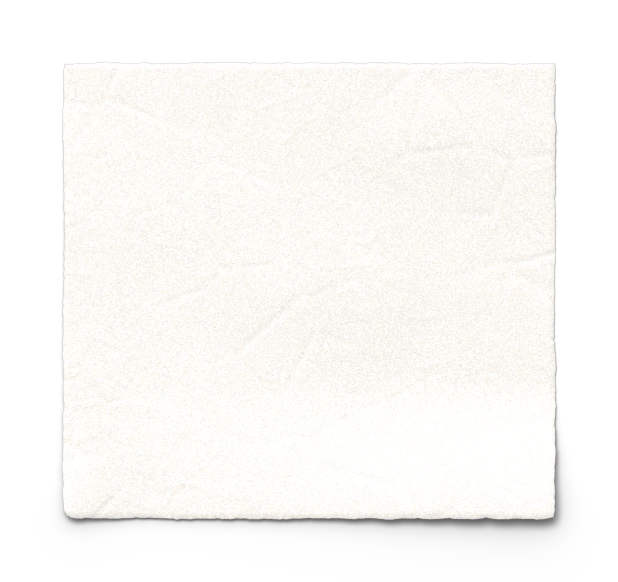
#> input picture src/assets/sheets/paper-a-left-point@1x.webp, 618 x 582 px
$ python make-stationery.py ../../src/assets/sheets/paper-a-left-point@1x.webp out.png
#> lines starting #> are read from the running program, lines starting #| are printed output that depends on the picture; after the words box and inside, x2 and y2 are one past the last pixel; in counts of white or black regions, pixels touching at a corner belong together
#!/usr/bin/env python3
"""从参考图逐件抠出卡片上的六件文具。

参考图不随仓库分发；产物已提交入库，只有需要重新抠图时才用得上这个脚本。

    python3 scripts/assets/make-stationery.py <参考图.png> [输出目录]

原理：背景（纸面/墙面）近乎纯白且平滑，观测到的像素是
    obs = a * F + (1 - a) * B
先逐行估计出背景场 B，再解出 a 与 F。半透明的胶带与不透明的金属件用同一套
公式，不需要分别处理。

裁切框与要抹掉的干扰（相邻卡片的边、压在文具下面的墨迹）写死在文件末尾，
它们是针对这一张参考图量出来的坐标。

依赖：numpy、Pillow
"""

import os
import sys

import numpy as np
from PIL import Image

SRC = sys.argv[1] if len(sys.argv) > 1 else "paper.png"
OUT = sys.argv[2] if len(sys.argv) > 2 else "public/assets/paper/stationery"
os.makedirs(OUT, exist_ok=True)

img = Image.open(SRC).convert("RGB")
RGB = np.asarray(img, dtype=np.float32)


def dilate(mask, r):
    out = mask.copy()
    for dy in range(-r, r + 1):
        for dx in range(-r, r + 1):
            out |= np.roll(np.roll(mask, dy, axis=0), dx, axis=1)
    return out


def label(mask):
    """4 邻接连通域标记（这些裁切都很小，BFS 足够快）"""
    h, w = mask.shape
    lab = np.zeros((h, w), dtype=np.int32)
    cur = 0
    for sy in range(h):
        for sx in range(w):
            if not mask[sy, sx] or lab[sy, sx]:
                continue
            cur += 1
            stack = [(sy, sx)]
            lab[sy, sx] = cur
            while stack:
                y, x = stack.pop()
                for dy, dx in ((1, 0), (-1, 0), (0, 1), (0, -1)):
                    ny, nx = y + dy, x + dx
                    if 0 <= ny < h and 0 <= nx < w and mask[ny, nx] and not lab[ny, nx]:
                        lab[ny, nx] = cur
                        stack.append((ny, nx))
    return lab, cur


def drop_paper_edge(mask):
    """剔除横穿整幅的细长条——那是卡片的撕边线，不是文具。

    这些文具都压在纸的上缘，裁切框里必然带进一段纸边。它的特征很稳定：
    宽度接近整幅、高度只有几像素。按这个形状特征剔除，比手工画遮罩稳。
    """
    lab, n = label(mask)
    h, w = mask.shape
    out = mask.copy()
    for i in range(1, n + 1):
        sel = lab == i
        ys, xs = np.nonzero(sel)
        bh, bw = ys.max() - ys.min() + 1, xs.max() - xs.min() + 1
        if bw > 0.75 * w and bh <= max(6, h * 0.10):
            out[sel] = False
    return out


def keep_main(mask, min_frac=0.06):
    """只保留主体连通域（及与它相连的投影），丢掉零散残迹"""
    lab, n = label(mask)
    if n == 0:
        return mask
    areas = [(int((lab == i).sum()), i) for i in range(1, n + 1)]
    areas.sort(reverse=True)
    biggest = areas[0][0]
    out = np.zeros_like(mask)
    for a, i in areas:
        if a >= max(biggest * 0.25, mask.size * min_frac * 0.1):
            out |= lab == i
    return out


def propagate_color(fg, seed_mask, rounds=14):
    """把 seed 区域的颜色向外扩散，填掉柔边上的颜色。

    柔边像素解混出来的颜色接近纸的颜色（浅），只在浅底上成立，换到深一点的底色
    就成了物件外面一圈发光的白边。让柔边继承物件本体的颜色，浅底上依然是自然的
    软边，深底上则因为颜色本身就深而隐去——这才是真实物体该有的样子。
    """
    out = fg.copy()
    known = seed_mask.copy()
    for _ in range(rounds):
        if known.all():
            break
        acc = np.zeros_like(out)
        cnt = np.zeros(out.shape[:2], dtype=np.float32)
        for dy, dx in ((1, 0), (-1, 0), (0, 1), (0, -1), (1, 1), (1, -1), (-1, 1), (-1, -1)):
            k = np.roll(np.roll(known, dy, axis=0), dx, axis=1)
            v = np.roll(np.roll(out, dy, axis=0), dx, axis=1)
            acc += v * k[..., None]
            cnt += k
        grow = (cnt > 0) & ~known
        out[grow] = (acc[grow] / cnt[grow][..., None])
        known |= grow
    return out


def row_background(crop, mask):
    """逐行估计背景。

    这里的背景不是一个常数：每件文具都压在卡片的上缘，裁切框里同时有墙
    （灰度 ~241）和纸（~247），中间是一道**水平**的亮度台阶。按列取中位数会把
    台阶两侧混在一起，纸边于是被当成物件抠了出来——那正是第一版的失败原因。
    台阶是水平的，所以逐行取中位数天然贴合它；整行都被物件盖住时（横贴的胶带）
    再纵向插值补齐，误差最多 6 个灰阶，落到半透明胶带上不到 3 阶。
    """
    h, w, _ = crop.shape
    bg = np.full((h, 3), np.nan, dtype=np.float32)
    for y in range(h):
        free = ~mask[y]
        if free.sum() >= 5:
            bg[y] = np.median(crop[y, free], axis=0)
    for ch in range(3):
        col = bg[:, ch]
        ok = ~np.isnan(col)
        if ok.sum() == 0:
            col[:] = 247.0
        else:
            col[:] = np.interp(np.arange(h), np.flatnonzero(ok), col[ok])
    return np.repeat(bg[:, None, :], w, axis=1)


def extract(name, box, *, thresh=6.0, kill=(), keep=None, grow=2, feather=True, scale=2,
            core_frac=0.45, halo=3, trim=True):
    """box=(x0,y0,x1,y1) 取自 paper.png；kill 是要抹掉的墨迹矩形（crop 内坐标）"""
    x0, y0, x1, y1 = box
    crop = RGB[y0:y1, x0:x1].copy()
    h, w, _ = crop.shape

    # 抹掉不属于该物件的墨迹：用邻近背景填充，免得它们被当成物件的一部分
    for kx0, ky0, kx1, ky1 in kill:
        patch = crop[max(0, ky0 - 3):ky1 + 3, max(0, kx0 - 3):kx1 + 3]
        fill = np.percentile(patch.reshape(-1, 3), 88, axis=0)
        crop[ky0:ky1, kx0:kx1] = fill

    # 初始背景：四周边框环的高分位（取亮侧，避开渗进环里的物件阴影）
    ring = np.concatenate([crop[:3].reshape(-1, 3), crop[-3:].reshape(-1, 3),
                           crop[:, :3].reshape(-1, 3), crop[:, -3:].reshape(-1, 3)])
    bg = np.tile(np.percentile(ring, 70, axis=0), (h, w, 1)).astype(np.float32)

    for _ in range(3):
        dev = np.abs(crop - bg).max(axis=2)
        mask = dilate(dev > thresh, grow)
        if keep is not None:
            mask &= keep
        bg = row_background(crop, mask)

    dev = np.abs(crop - bg).max(axis=2)
    mask = dilate(dev > thresh, grow)
    if keep is not None:
        mask &= keep

    # alpha：偏离背景越远越不透明。以该物件偏离量的 88 分位为满不透明的基准，
    # 半透明的胶带因此落在 0.5 左右，金属件落在 1.0
    ref = np.percentile(dev[mask], 88) if mask.any() else 1.0

    # 界定物件所在区域：先只取强响应的核心（纸边那条淡线远达不到这个强度），
    # 取主连通域，再膨胀出投影与柔边的余量。膨胀之前先剔除横穿整幅的细条，
    # 免得纸边恰好蹭到物件时被一起带进核心。
    core = keep_main(drop_paper_edge(dev > core_frac * ref))
    region = dilate(core, halo)

    alpha = np.clip(dev / max(ref, 1e-6), 0, 1)
    alpha[~(mask & region)] = 0

    # 把物件**投在纸上的影子**从 alpha 里剔掉。
    #
    # 影子在浅纸上是一圈淡淡的灰，抠图时会变成「颜色很浅、alpha 很低」的像素。
    # 这种像素只在浅色背景上成立：底色一深，半透明的浅灰就成了一圈发光的雾。
    # 物理上影子是 multiply 而不是 normal 合成，一张 RGBA 图不可能同时服务
    # 深浅两种底色。
    #
    # 所以这里只保留物件本身，影子交给 CSS 的 drop-shadow——它用半透明黑去压暗，
    # 在任何底色上都成立。
    SHADOW_CUT = 0.22
    alpha = np.clip((alpha - SHADOW_CUT) / (1 - SHADOW_CUT), 0, 1)
    if feather:
        # 轻微羽化，消掉阈值造成的硬边
        a = alpha
        k = np.array([1, 2, 1], dtype=np.float32) / 4
        for _ in range(1):
            a = np.apply_along_axis(lambda m: np.convolve(m, k, mode="same"), 0, a)
            a = np.apply_along_axis(lambda m: np.convolve(m, k, mode="same"), 1, a)
        alpha = a

    # 解混：F = B + (obs - B) / a
    #
    # 放大倍数必须封顶。alpha 很小的那圈柔边里，(obs - B) 只有一两个灰阶，除以
    # 0.05 会被放到几十上百个灰阶、再截到纯白——白色叠在白纸上看不出问题，
    # 底色一深，每件文具外面就套了一圈刺眼的白色光晕。
    # 封在 3.5 倍以内：alpha ≥ 0.29 的部分（物件本体）解混仍然精确，
    # 低于这个值的柔边只做温和还原。
    MAX_GAIN = 3.5
    gain = np.minimum(1.0 / np.maximum(alpha, 1e-3), MAX_GAIN)[..., None]
    fg = np.clip(bg + (crop - bg) * gain, 0, 255)

    # 柔边继承本体颜色，但**投影不动**：投影比背景暗，本来就该保留自己的深色，
    # 换成物件的颜色会让黄铜图钉在纸上投出一片金色。
    #
    # 不要顺手给「核心补洞再置为不透明」：回形针的圈里、长尾夹的把手下面都是
    # 真的镂空，补上以后底色一深就是两块白斑。
    darker = crop.mean(axis=2) < bg.mean(axis=2) - 1.5
    seed = (alpha > 0.62) | (darker & (alpha > 0.06))
    if seed.any():
        fg = np.where(seed[..., None], fg, propagate_color(fg, seed))

    rgba = np.dstack([fg, alpha * 255]).astype(np.uint8)
    im = Image.fromarray(rgba, "RGBA")

    live = alpha > 0.035
    ys, xs = np.nonzero(live)
    bb = None
    if trim and live.any():
        # 裁到实际内容，边缘留 2px 余量。素材尺寸即物件尺寸，CSS 定位才好算
        bb = (max(0, int(xs.min()) - 2), max(0, int(ys.min()) - 2),
              min(w, int(xs.max()) + 3), min(h, int(ys.max()) + 3))
        im = im.crop(bb)
    if scale != 1:
        im = im.resize((im.width * scale, im.height * scale), Image.LANCZOS)
    im.save(f"{OUT}/{name}.png", optimize=True)

    print(f"{name:22s} 源 {w}x{h} 裁 {bb} -> 输出 {im.width}x{im.height} "
          f"(@1x {im.width // scale}x{im.height // scale})  可见 {live.mean():5.1%}")
    return alpha, bg, crop


# 各文具在 paper.png 中的位置，以及要在抠图前抹平的干扰。
#
# kill 里绝大多数不是墨迹而是**卡片的撕边线**：每件文具都压在纸的边缘，
# 裁切框里必然带进一段邻近卡片的边。那条线与文具同样是"偏离背景"的，
# 不先抹掉就会被当成物件的一部分抠出来——这正是素材包 extracted/ 的通病。

extract("pushpin-brass", (52, 34, 118, 112), thresh=5.0,
        kill=[(56, 24, 66, 50)])                       # 右侧蓝色下划线一角
#> the loop in extract, `for kx0, ky0, kx1, ky1 in kill:` made 1 pass
#> fill on pass 1: [255, 254, 251]
#> after the loop in extract, `for kx0, ky0, kx1, ky1 in kill:`:
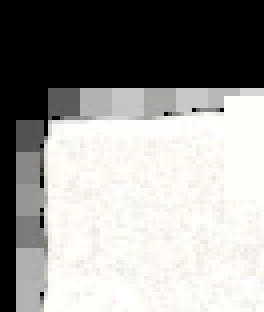
#> crop: shape (78, 66, 3) float32 (shown 4 times larger); mean R, G, B 152.7, 151.4, 148.8
#> in extract, `ring = np.concatenate([crop[:3].reshape(-1, 3), crop[-3:].reshape(-1, ..`: ring = 864 rows, first 8: [0, 0, 0], [0, 0, 0], [0, 0, 0], [0, 0, 0], [0, 0, 0], [0, 0, 0], [0, 0, 0], [0, 0, 0]
#> after the loop in extract, `for _ in range(3):`:
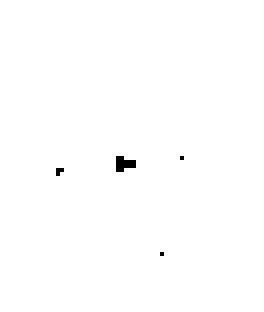
#> mask: shape (78, 66) bool (shown 4 times larger); 99.6% white; black in thin lines or dots, all inside (x1, y1, x2, y2) = (14, 39, 46, 64)
#> in dilate (call 4), `out = mask.copy()`: out: shape (78, 66) bool; 68.7% white; 5 black regions (4 under 20 px), largest, box (x1, y1, x2, y2) and area: (11, 31, 66, 78) 1604
#> after the loop in dilate (call 4), `for dy in range(-r, r + 1):`: out: shape (78, 66) bool; 99.3% white; 6 black regions (5 under 20 px), largest, box (x1, y1, x2, y2) and area: (29, 37, 34, 43) 23
#> in extract, `ref = np.percentile(dev[mask], 88) if mask.any() else 1.0`: ref = 252
#> after the loop in label, `for sy in range(h):`:
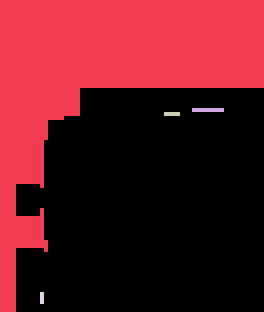
#> lab: shape (78, 66) int32 (shown 4 times larger); 5 distinct labels, from 0 to 4; one colour per label, 0 black
#> in drop_paper_edge, `lab, n = label(mask)`: n = 4
#> in drop_paper_edge, `lab, n = label(mask)`: mask: shape (78, 66) bool; 38.7% white; 4 white regions (3 under 20 px), largest, box (x1, y1, x2, y2) and area: (0, 0, 66, 78) 1979
#> the loop in drop_paper_edge, `for i in range(1, n + 1):` made 4 passes
#> (ys, xs, bh, bw) on passes 2 to 4: ([27, 27, 27, 27, 27, 27, 27, 27], [48, 49, 50, 51, 52, 53, 54, 55], 1, 8), ([28, 28, 28, 28], [41, 42, 43, 44], 1, 4), ([73, 74, 75], [10, 10, 10], 3, 1)
#> (bh, bw) on pass 1: (78, 66)
#> after the loop in drop_paper_edge, `for i in range(1, n + 1):`: sel: shape (78, 66) bool; 0.06% white in thin lines or dots, all inside (x1, y1, x2, y2) = (10, 73, 11, 76)
#> in keep_main, `areas = [(int((lab == i).sum()), i) for i in range(1, n + 1)]`: areas = [(1979, 1), (8, 2), (4, 3), (3, 4)]
#> in keep_main, `biggest = areas[0][0]`: biggest = 1979
#> the loop in keep_main, `for a, i in areas:` made 4 passes
#> a on passes 1 to 4: 1979, 8, 4, 3
#> after the loop in dilate (call 5), `for dy in range(-r, r + 1):`:
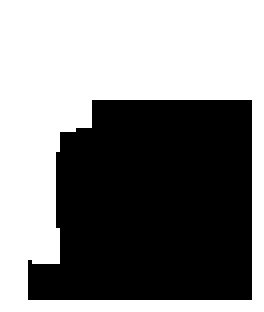
#> out: shape (78, 66) bool (shown 4 times larger); 52.8% white; 1 black region, box (x1, y1, x2, y2) and area: (7, 25, 63, 75) 2432
#> in extract, `darker = crop.mean(axis=2) < bg.mean(axis=2) - 1.5`: darker: shape (78, 66) bool; 67.5% white; 11 black regions (8 under 20 px), largest, box (x1, y1, x2, y2) and area: (11, 24, 66, 78) 1605, (36, 52, 45, 59) 27, (19, 42, 26, 48) 23
#> in extract, `seed = (alpha > 0.62) | (darker & (alpha > 0.06))`: seed: shape (78, 66) bool; 43.7% white; 1 white region, box (x1, y1, x2, y2) and area: (0, 0, 66, 78) 2250
#> after the loop in propagate_color, `for _ in range(rounds):`:
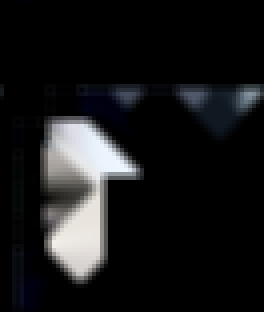
#> acc: shape (78, 66, 3) float32 (shown 4 times larger); mean R, G, B 165.6, 168, 174.5; drawn with min black and max white
#> after the loop in propagate_color, `for _ in range(rounds):`: known: shape (78, 66) bool; 89% white; 1 black region, box (x1, y1, x2, y2) and area: (27, 39, 52, 64) 566
#> after the loop in propagate_color, `for _ in range(rounds):`:
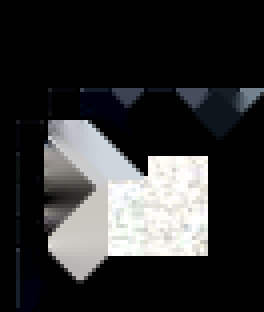
#> out: shape (78, 66, 3) float32 (shown 4 times larger); mean R, G, B 48.6, 48.8, 49.2
#> in extract, `live = alpha > 0.035`: live: shape (78, 66) bool; 44.3% white; 1 white region, box (x1, y1, x2, y2) and area: (0, 0, 66, 78) 2281
#> in extract, `ys, xs = np.nonzero(live)`: ys = 2281 values from 0 to 77; xs = 2281 values, max 65 at index 65, min 0 at index 0, mean 24.58
#> in extract, `bb = (max(0, int(xs.min()) - 2), max(0, int(ys.min()) - 2), min(w, int..`: bb = (0, 0, 66, 78)
#> in extract, `im = im.resize((im.width * scale, im.height * scale), Image.LANCZOS)`:
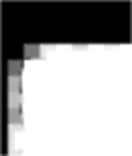
#> im: PIL image 132x156 RGBA; mean R, G, B, A 3.7, 4, 4.4, 91.3; transparent parts drawn white
#| pushpin-brass          源 66x78 裁 (0, 0, 66, 78) -> 输出 132x156 (@1x 66x78)  可见 44.3%

extract("paperclip-silver", (584, 2, 664, 106), thresh=5.0,
        kill=[(0, 20, 26, 38),                         # 左侧：邻卡上缘
              (60, 48, 80, 104)])                      # 右侧黑色 "Z" 与紫色下划线
#> in extract (call 2), `crop = RGB[y0:y1, x0:x1].copy()`: crop: shape (104, 34, 3) float32; every value is 0
#> the loop in extract, `for kx0, ky0, kx1, ky1 in kill:` made 2 passes
#> (kx0, ky0, kx1, ky1, fill) on pass 1: (0, 20, 26, 38, [0, 0, 0])
#> (kx0, ky0, kx1, ky1) on pass 2: (60, 48, 80, 104)
#> (the run stopped early here; a loop or call above may not have finished)

$ run again, on src/assets/sheets/paper-b-left-band@1x.webp
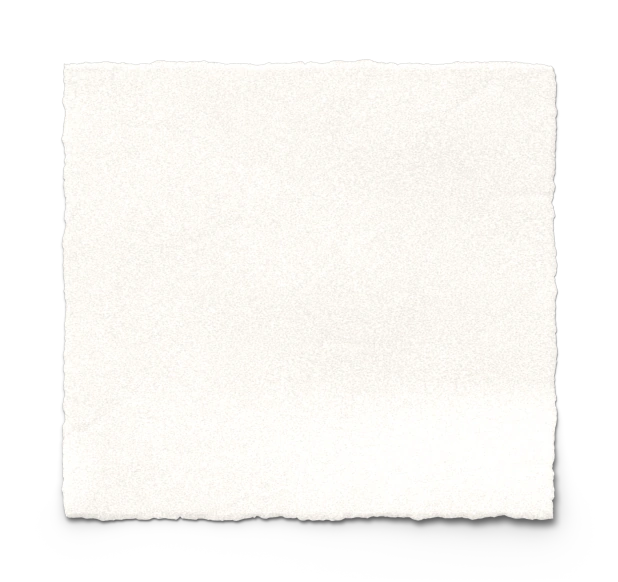
#> input picture src/assets/sheets/paper-b-left-band@1x.webp, 618 x 582 px
#> the loop in extract, `for kx0, ky0, kx1, ky1 in kill:` made 1 pass
#> fill on pass 1: [255, 254, 250]
#> ring = 864 rows, first 8: [0, 0, 0], [0, 0, 0], [0, 0, 0], [0, 0, 0], [0, 0, 0], [0, 0, 0], [0, 0, 0], [0, 0, 0]
#> ref = 247
#> after the loop in label, `for sy in range(h):`:
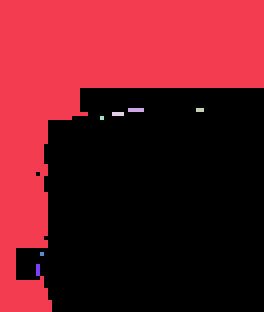
#> lab: shape (78, 66) int32 (shown 4 times larger); 8 distinct labels, from 0 to 7; one colour per label, 0 black
#> in drop_paper_edge, `lab, n = label(mask)`: n = 7
#> the loop in drop_paper_edge, `for i in range(1, n + 1):` made 7 passes
#> (ys, xs, bh, bw) on passes 2 to 7: ([27, 27, 27, 27], [32, 33, 34, 35], 1, 4), ([27, 27], [49, 50], 1, 2), ([28, 28, 28], [28, 29, 30], 1, 3), ([29], [25], 1, 1), ([63], [10], 1, 1), ([66, 67, 68], [9, 9, 9], 3, 1)
#> areas = [(2115, 1), (4, 2), (2, 3), (3, 4), (1, 5), (1, 6), (3, 7)]
#> biggest = 2115
#> the loop in keep_main, `for a, i in areas:` made 7 passes
#> darker: shape (78, 66) bool; 58.9% white; 1 black region, box (x1, y1, x2, y2) and area: (11, 24, 66, 78) 2114
#> seed: shape (78, 66) bool; 45% white; 1 white region, box (x1, y1, x2, y2) and area: (0, 0, 66, 78) 2315
#> live: shape (78, 66) bool; 45.5% white; 1 white region, box (x1, y1, x2, y2) and area: (0, 0, 66, 78) 2340
#> in extract, `ys, xs = np.nonzero(live)`: ys = 2340 values from 0 to 77; xs = 2340 values, max 65 at index 65, min 0 at index 0, mean 23.92
#> bb = (0, 0, 66, 78)
#> in extract, `im = im.resize((im.width * scale, im.height * scale), Image.LANCZOS)`:
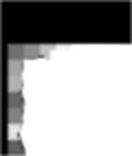
#> im: PIL image 132x156 RGBA; mean R, G, B, A 5.6, 5.6, 5.3, 92.7; transparent parts drawn white
#| pushpin-brass          源 66x78 裁 (0, 0, 66, 78) -> 输出 132x156 (@1x 66x78)  可见 45.5%
#> the loop in extract, `for kx0, ky0, kx1, ky1 in kill:` made 2 passes
#> (kx0, ky0, kx1, ky1, fill) on pass 1: (0, 20, 26, 38, [0, 0, 0])

$ run again, on src/assets/sheets/paper-c-mid-point@1x.webp
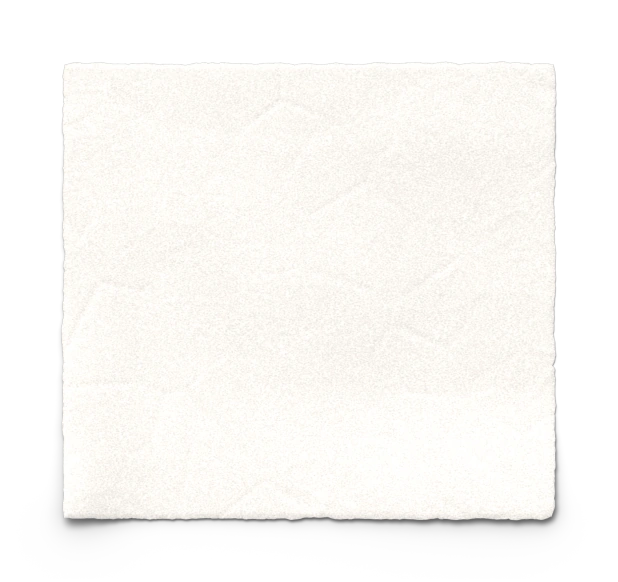
#> input picture src/assets/sheets/paper-c-mid-point@1x.webp, 618 x 582 px
#> the loop in extract, `for kx0, ky0, kx1, ky1 in kill:` made 1 pass
#> fill on pass 1: [255, 254, 250]
#> ring = 864 rows, first 8: [0, 0, 0], [0, 0, 0], [0, 0, 0], [0, 0, 0], [0, 0, 0], [0, 0, 0], [0, 0, 0], [0, 0, 0]
#> ref = 255
#> after the loop in label, `for sy in range(h):`:
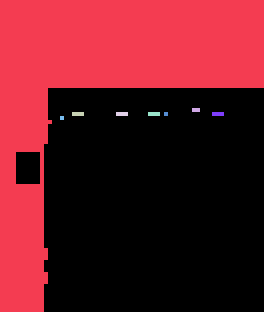
#> lab: shape (78, 66) int32 (shown 4 times larger); 9 distinct labels, from 0 to 8; one colour per label, 0 black
#> in drop_paper_edge, `lab, n = label(mask)`: n = 8
#> the loop in drop_paper_edge, `for i in range(1, n + 1):` made 8 passes
#> (ys, xs, bh, bw) on passes 2 to 8: ([27, 27], [48, 49], 1, 2), ([28, 28, 28], [18, 19, 20], 1, 3), ([28, 28, 28], [29, 30, 31], 1, 3), ([28, 28, 28], [37, 38, 39], 1, 3), ([28], [41], 1, 1), ([28, 28, 28], [53, 54, 55], 1, 3), ([29], [15], 1, 1)
#> areas = [(2041, 1), (2, 2), (3, 3), (3, 4), (3, 5), (1, 6), (3, 7), (1, 8)]
#> biggest = 2041
#> the loop in keep_main, `for a, i in areas:` made 8 passes
#> darker: shape (78, 66) bool; 74.8% white; 46 black regions (43 under 20 px), largest, box (x1, y1, x2, y2) and area: (11, 24, 66, 78) 996, (14, 29, 42, 37) 118, (19, 46, 33, 58) 58
#> seed: shape (78, 66) bool; 44.1% white; 1 white region, box (x1, y1, x2, y2) and area: (0, 0, 66, 78) 2271
#> live: shape (78, 66) bool; 44.8% white; 1 white region, box (x1, y1, x2, y2) and area: (0, 0, 66, 78) 2306
#> in extract, `ys, xs = np.nonzero(live)`: ys = 2306 values from 0 to 77; xs = 2306 values, max 65 at index 65, min 0 at index 0, mean 24.6
#> bb = (0, 0, 66, 78)
#> in extract, `im = im.resize((im.width * scale, im.height * scale), Image.LANCZOS)`:
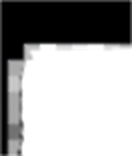
#> im: PIL image 132x156 RGBA; mean R, G, B, A 4.6, 4.6, 4.6, 91.8; transparent parts drawn white
#| pushpin-brass          源 66x78 裁 (0, 0, 66, 78) -> 输出 132x156 (@1x 66x78)  可见 44.8%
#> the loop in extract, `for kx0, ky0, kx1, ky1 in kill:` made 2 passes
#> (kx0, ky0, kx1, ky1, fill) on pass 1: (0, 20, 26, 38, [0, 0, 0])
